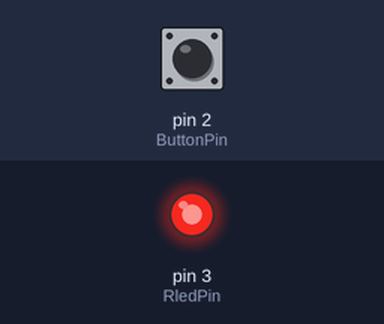
A sketch run on a simulated Arduino Uno, built with avr-gcc and run on an emulated ATmega328P. On the bench: output pins drawn as LEDs (lit = HIGH). Inputs (shaded band) come from the test bench; at power-on: pin 2 (ButtonPin) HIGH.

Above: at 0.15 s.
At 1.2 s:
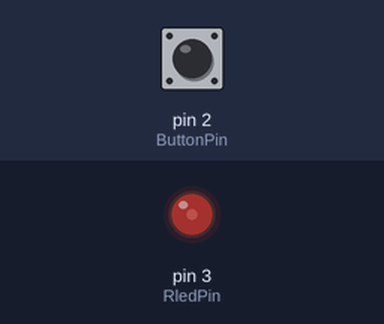
1.3 s: pin 2 (ButtonPin) pulled LOW for 1 s
At 2.37 s:
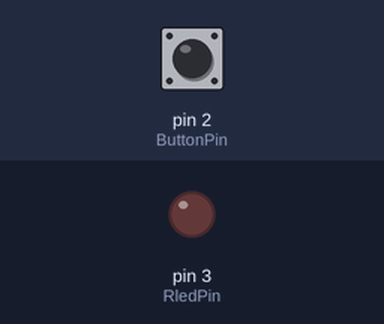
Timing chart, 0 to 10.7 s (numbered marks = the images above; inputs shaded):
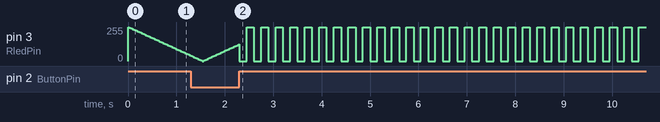

The sketch:

1105.ino
```cpp
// --- I. 硬體定義 ---
const int ButtonPin = 2;
const int RledPin = 3;  // 只保留紅燈的腳位

// --- II. 模式定義 ---
// 0: 紅色呼吸模式 (Red Breathing Mode)
// 1: 紅色閃爍模式 (Red Flash Mode)
int currentMode = 0;

// --- III. 按鈕狀態變數 (保留長短按判斷) ---
int currentButtonReading = 0;
bool ButtonPressed = false;
bool longPressTriggered = false;
unsigned long buttonPressStartTime = 0;
const long LONG_PRESS_THRESHOLD = 1000; // 長按閾值 1 秒

// --- IV. 呼吸燈變數 (Mode 0) ---
int brightness = 0;      // LED 亮度 (0-255)
int fadeAmount = 5;
unsigned long lastFadeTime = 0;
const int FADE_INTERVAL = 30; // 亮度改變的間隔 (毫秒)

// --- V. 閃爍燈變數 (Mode 1) ---
unsigned long lastFlashTime = 0;
const int FLASH_ON_TIME = 150;  // 閃爍開啟時間 (毫秒)
const int FLASH_OFF_TIME = 150; // 閃爍關閉時間 (毫秒)
bool flashState = false;


void setup() {
  // 只初始化紅燈腳位 (假設為共陽極 RGB 的 R 腳位)
  pinMode(RledPin, OUTPUT);
  pinMode(ButtonPin, INPUT_PULLUP); // 按鈕接 GND，LOW 為按下

  // 由於是共陽極，高電位(255)代表關閉。
  // 初始化紅燈為滅，準備進入呼吸模式
  analogWrite(RledPin, 255);
}

void loop() {
  unsigned long currentTime = millis();
  currentButtonReading = digitalRead(ButtonPin);

  // --- 1. 按下按鈕的起始處理 ---
  if (currentButtonReading == LOW && !ButtonPressed) {
    buttonPressStartTime = currentTime;
    ButtonPressed = true;
    longPressTriggered = false;
  }

  // --- 2. 持續按住時的長按偵測 ---
  if (currentButtonReading == LOW && ButtonPressed && !longPressTriggered &&
      (currentTime - buttonPressStartTime >= LONG_PRESS_THRESHOLD)) {
    longPressTriggered = true;
  }

  // --- 3. 放開按鈕的最終處理 (長按切換模式) ---
  if (currentButtonReading == HIGH && ButtonPressed) {

    if (longPressTriggered) {
      // **長按處理：切換模式 (0 -> 1 -> 0)**
      currentMode++;
      if (currentMode > 1) {
        currentMode = 0;
      }

      // 模式切換時的初始化
      if (currentMode == 0) {
        // 模式 0: 紅色呼吸模式，初始化參數
        brightness = 0;
        fadeAmount = 5;
        lastFadeTime = currentTime;
      } else if (currentMode == 1) {
        // 模式 1: 紅色閃爍模式，初始化參數
        flashState = true; // 預設亮起
        lastFlashTime = currentTime;
      }

    } else {
      // **短按處理：無動作** (保持程式碼簡潔，不執行任何功能)
    }

    // 清理狀態
    ButtonPressed = false;
    longPressTriggered = false;
  }

  // --- 4. 根據當前模式執行效果 ---
  if (currentMode == 0) {
    handleRedBreathingMode(currentTime);
  } else if (currentMode == 1) {
    handleRedFlashMode(currentTime);
  }
}

// --- 模式 0 紅色呼吸處理函數 ---
void handleRedBreathingMode(unsigned long currentTime) {

  if (currentTime - lastFadeTime >= FADE_INTERVAL) {
    brightness += fadeAmount;
    if (brightness <= 0 || brightness >= 255) {
      fadeAmount = -fadeAmount;
      if (brightness <= 0) brightness = 0;
      if (brightness >= 255) brightness = 255;
    }
    lastFadeTime = currentTime;

    // 共陽極邏輯: 亮度越高，寫入值越低
    analogWrite(RledPin, 255 - brightness);
  }
}


// --- 模式 1 紅色閃爍處理函數 ---
void handleRedFlashMode(unsigned long currentTime) {

  if (flashState) {
    // 狀態為亮 (ON)
    if (currentTime - lastFlashTime >= FLASH_ON_TIME) {
      flashState = false; // 切換到滅
      lastFlashTime = currentTime;
      analogWrite(RledPin, 255); // 滅 (共陽極)
    } else {
      analogWrite(RledPin, 0); // 亮 (共陽極)
    }
  } else {
    // 狀態為滅 (OFF)
    if (currentTime - lastFlashTime >= FLASH_OFF_TIME) {
      flashState = true; // 切換到亮
      lastFlashTime = currentTime;
    }
  }
}
```
